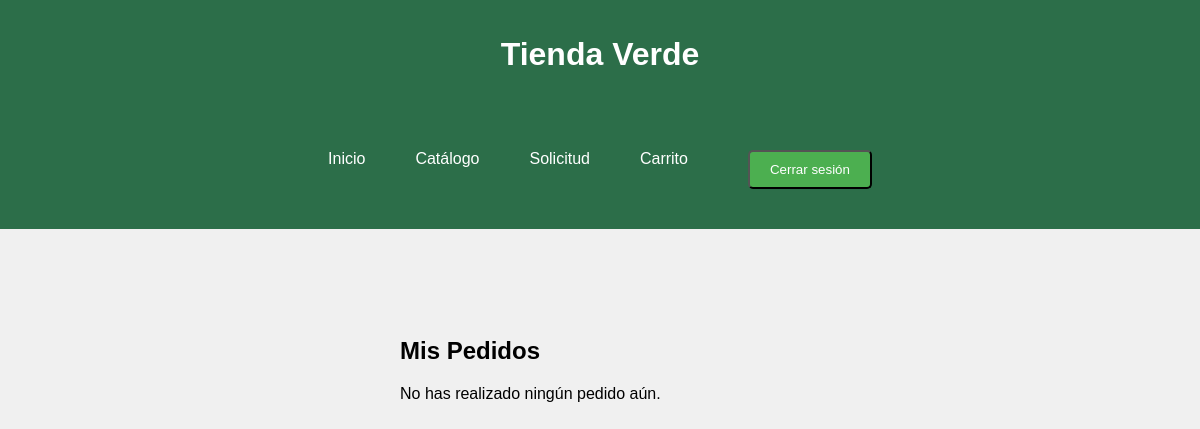
The page /pedido/ (signed in) on the database as committed earlier.
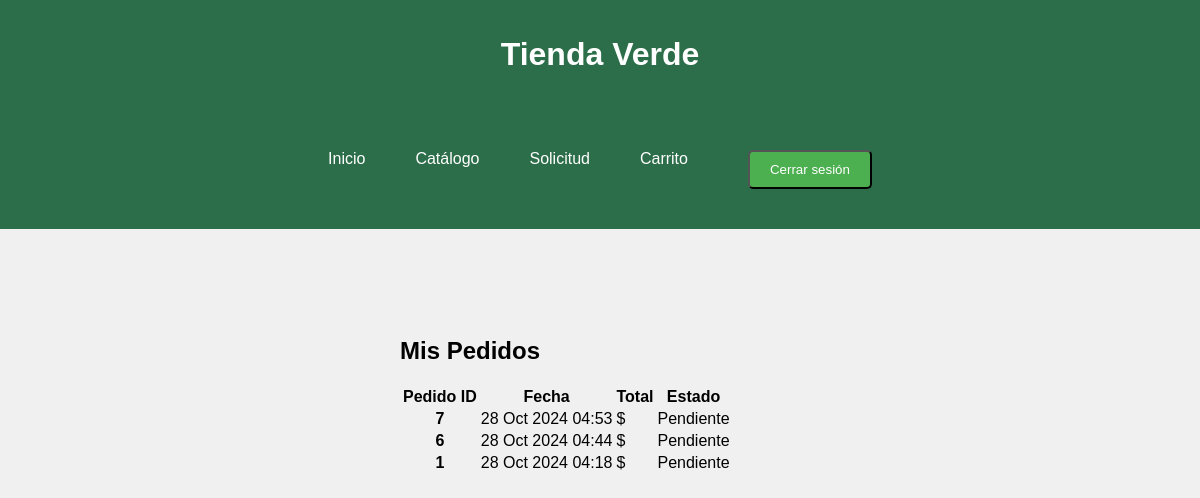
The same page on the database as committed later.
### tienda/models.py (models this page shows, shortened)
class Pedido(models.Model):
    ESTADO_CHOICES = [
        ('pendiente', 'Pendiente'),
        ('enviado', 'Enviado'),
        ('entregado', 'Entregado'),
    ]
    usuario = models.ForeignKey(User, on_delete=models.CASCADE)  # Usuario que hizo el pedido
    fecha_pedido = models.DateTimeField(auto_now_add=True)  # Fecha del pedido
    estado = models.CharField(max_length=10, choices=ESTADO_CHOICES, default='pendiente')  # Estado del pedido

### tienda/views.py (the view)
# urls.py: path('pedido/', views.pedido, name='pedido'),
@login_required
def pedido(request):
    pedidos = Pedido.objects.filter(usuario=request.user).order_by('-fecha_pedido')
    return render(request, 'core/pedidos.html', {'pedidos': pedidos})

### tienda/templates/core/pedidos.html (shortened to what this page needs)
{% extends 'core/base.html' %}
{% block content %}
<div class="container mt-5">
    <h2 class="text-center mb-4">Mis Pedidos</h2>
    {% if pedidos %}
        <div class="table-responsive">
            <table class="table table-hover align-middle shadow-sm rounded">
                <thead class="table-dark">
                    <tr>
                        <th scope="col" class="text-center">Pedido ID</th>
                        <th scope="col" class="text-center">Fecha</th>
                        <th scope="col" class="text-center">Total</th>
                        <th scope="col" class="text-center">Estado</th>
                    </tr>
                </thead>
                <tbody>
                    {% for pedido in pedidos %}
                    <tr class="table-light">
                        <th scope="row" class="text-center">{{ pedido.id }}</th>
                        <td class="text-center">{{ pedido.fecha_pedido|date:"d M Y H:i" }}</td>
                        <td class="text-center">${{ pedido.total }}</td>
                        <td class="text-center">
                            {% if pedido.estado == 'pendiente' %}
                                <span class="badge bg-warning text-dark">Pendiente</span>
                            {% else %}
                                <span class="badge bg-warning text-dark">Completado</span>
                            {% endif %}
                        </td>
                    </tr>
                    {% endfor %}
                </tbody>
            </table>
        </div>
    {% else %}
        <p class="text-center mt-4">No has realizado ningún pedido aún.</p>
    {% endif %}
</div>
{% endblock %}

### tienda/templates/core/base.html (shortened to what this page needs)
<!DOCTYPE html>
<html lang="es">
<head>
    {% load static %}
    <link rel="stylesheet" href="{% static 'core/estilos.css' %}">
    <link rel="stylesheet" href="https://cdnjs.cloudflare.com/ajax/libs/font-awesome/6.0.0-beta3/css/all.min.css">
</head>
<body>
    <div class="wrapper">
        <header>
            <div class="header-top">
                <h1>Tienda Verde</h1>
            </div>
            <div class="header-bottom">
                <nav>
                    <ul>
                        <li><a href="{% url 'index' %}">Inicio</a></li>
                        <li><a href="{% url 'catalogo' %}">Catálogo</a></li>
                        <li><a href="{% url 'solicitud' %}">Solicitud</a></li>
                        {% if user.is_authenticated %}
                            <li><a href="{% url 'ver_carrito' %}">Carrito</a></li>
                            <li>
                                <form method="post" action="{% url 'logout' %}">
                                    <button type="submit" class="btn">Cerrar sesión</button>
                                </form>
                            </li>
                        {% else %}
                            <li><a href="{% url 'login' %}" class="btn">Iniciar sesión</a></li>
                        {% endif %}
                    </ul>
                </nav>
            </div>
        </header>
        <div class="content">
            {% block content %}
            {% endblock %}
        </div>
    </div>
</body>
</html>

### tienda/static/core/estilos.css (style rules this page uses)
nav { display: flex; justify-content: center; align-items: center; width: 100%; position: relative; }
nav ul { display: flex; justify-content: center; list-style: none; margin: 0; padding: 0; flex-grow: 1; }
nav ul li { margin-right: 20px; }
nav ul li a { color: #fff; text-decoration: none; }
body { font-family:comic, sans-serif; margin: 0; padding: 0; position: relative; padding-bottom: 3em ; background-color: #f0f0f0; }
header { background-color: #2c6e49; color: #fff; }
.header-top { display: flex; justify-content: center; align-items: center; padding: 15px; }
.header-bottom { display: flex; justify-content: center; align-items: center; padding: 15px; }
nav ul { list-style: none; padding: 0; }
nav ul li { display: inline; margin: 25px; }
nav ul li a { color: white; text-decoration: none; }
.btn { background-color: #4CAF50; color: #fff; padding: 10px 20px; text-decoration: none; border-radius: 5px; margin-left: 10px; }
.container { max-width: 400px; margin: auto; padding: 20px; }
.mt-5 { margin-top: 3rem; }
html, body { height: 100%; margin: 0; display: flex; flex-direction: column; }
.wrapper { display: flex; flex-direction: column; min-height: 100vh; }
.content { flex: 1; padding: 20px; }

Rows that differ between the two databases and show on the page:
added Pedido: id "7", fecha_pedido "28 Oct 2024 04:53", estado "Pendiente"
added Pedido: id "6", fecha_pedido "28 Oct 2024 04:44", estado "Pendiente"
added Pedido: id "1", fecha_pedido "28 Oct 2024 04:18", estado "Pendiente"
Other text that changed with them:
text no longer shown: "No has realizado ningún pedido aún."
text now shown: "Pedido ID Fecha Total Estado"
